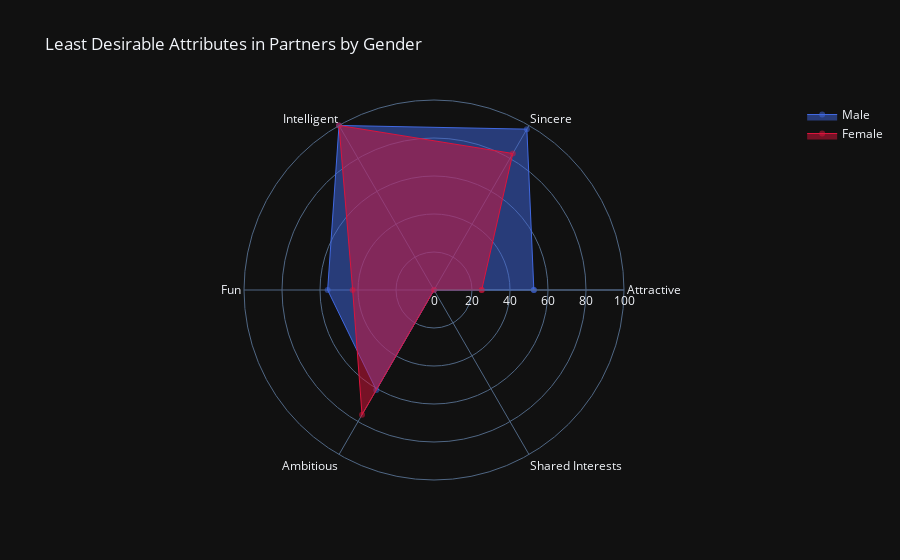

Source (notebook cell):
### Markdown cell above
# Desirable attributes in a male and female partner

### Code cell
male_data = df[df['gender'] == 1]
female_data = df[df['gender'] == 0]
attributes = ['attr', 'sinc', 'intel', 'fun', 'amb', 'shar']

df_attr_males = male_data[attributes].mean()
df_attr_females = female_data[attributes].mean()

df_attr_males = (df_attr_males - df_attr_males.min()) / (df_attr_males.max() - df_attr_males.min()) * 100
df_attr_females = (df_attr_females - df_attr_females.min()) / (df_attr_females.max() - df_attr_females.min()) * 100

# Rename the attributes
attributes_map = {
    'attr': 'Attractive',
    'sinc': 'Sincere',
    'intel': 'Intelligent',
    'fun': 'Fun',
    'amb': 'Ambitious',
    'shar': 'Shared Interests'
}

df_attr_males.index = df_attr_males.index.map(lambda x: attributes_map[x])
df_attr_females.index = df_attr_females.index.map(lambda x: attributes_map[x])

# Create the Radar chart
fig = go.Figure()

fig.add_trace(go.Scatterpolar(
    r=df_attr_males.values.tolist() + [df_attr_males.values[0]],
    theta=df_attr_males.index.tolist() + [df_attr_males.index[0]],
    fill='toself',
    name='Male',
    line=dict(color='royalblue', width=1),
    marker=dict(color='rgba(65, 105, 225, 0.5)')
))

fig.add_trace(go.Scatterpolar(
    r=df_attr_females.values.tolist() + [df_attr_females.values[0]],
    theta=df_attr_females.index.tolist() + [df_attr_females.index[0]],
    fill='toself',
    name='Female',
    line=dict(color='crimson', width=1),
    marker=dict(color='rgba(220, 20, 60, 0.5)')
))

fig.update_layout(
    polar=dict(
        radialaxis=dict(
            visible=True,
            range=[0, max(df_attr_males.max(), df_attr_females.max())]
        )),
    showlegend=True,
    title='Least Desirable Attributes in Partners by Gender',
    template='plotly_dark'
)

fig.show()

### Figure 1 — Plotly figure (JSON) as saved in the notebook; plotly's stock layout.template omitted (floating-point values rounded to 4 significant figures)
{"data": [{"fill": "toself", "line": {"color": "royalblue", "width": 1}, "marker": {"color": "rgba(65, 105, 225, 0.5)"}, "name": "Male", "r": [52.56, 97.75, 100, 55.98, 60.75, 0, 52.56], "theta": ["Attractive", "Sincere", "Intelligent", "Fun", "Ambitious", "Shared Interests", "Attractive"], "type": "scatterpolar"}, {"fill": "toself", "line": {"color": "crimson", "width": 1}, "marker": {"color": "rgba(220, 20, 60, 0.5)"}, "name": "Female", "r": [25.11, 82.96, 100, 42.81, 75.76, 0, 25.11], "theta": ["Attractive", "Sincere", "Intelligent", "Fun", "Ambitious", "Shared Interests", "Attractive"], "type": "scatterpolar"}], "layout": {"polar": {"radialaxis": {"range": [0, 100], "visible": true}}, "showlegend": true, "title": {"text": "Least Desirable Attributes in Partners by Gender"}}}
